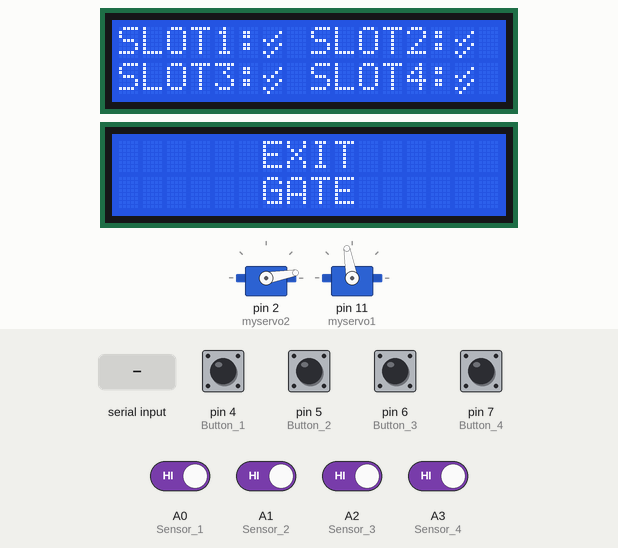
This sketch was run on a simulated Arduino Uno, built with avr-gcc and run on an emulated ATmega328P. Parts: 2 × 16×2 character LCD, 2 × servo. The inputs (shaded band) are chosen by the test bench; at power-on: A0 (Sensor_1), A1 (Sensor_2), A2 (Sensor_3), A3 (Sensor_4), pin 4 (Button_1), pin 5 (Button_2), pin 6 (Button_3), pin 7 (Button_4) HIGH.

Above: at 4.4 s.
4.5 s: "1" received over Serial
At 6.8 s:
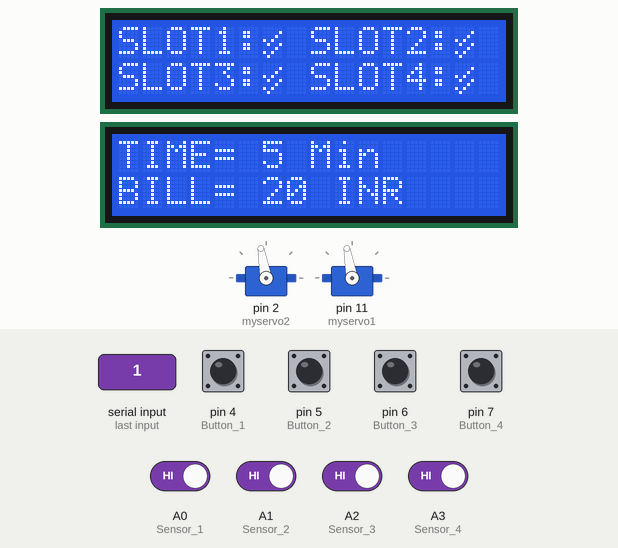
10.0 s: "1" received over the second serial link
13.0 s: "0" received over the second serial link
At 15.2 s:
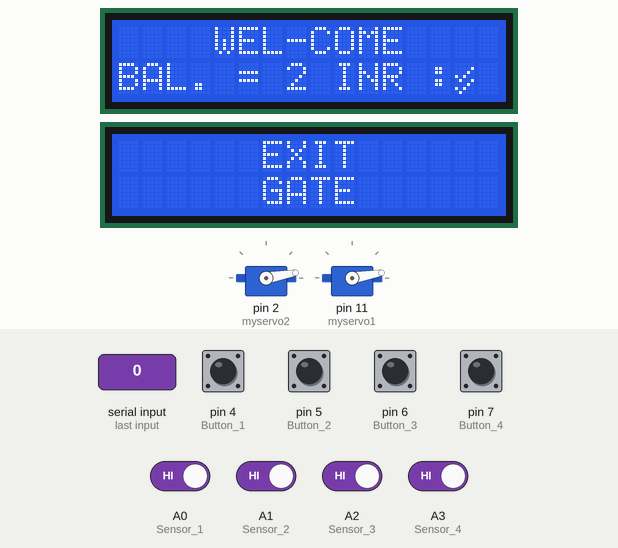
15.5 s: A0 (Sensor_1) driven LOW
At 18.4 s:
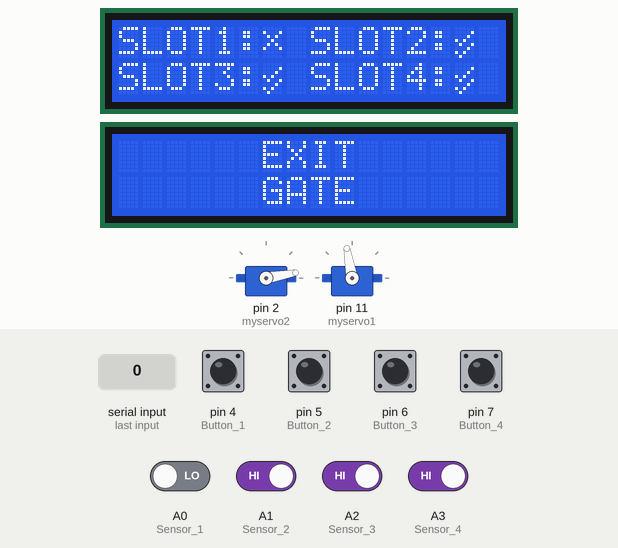
18.5 s: pin 4 (Button_1) pulled LOW for 0.15 s
At 20.7 s:
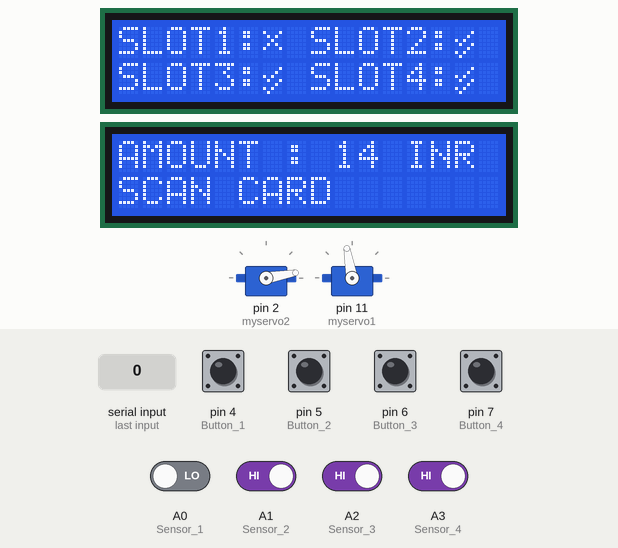
21.0 s: "0" received over Serial
At 22.4 s:
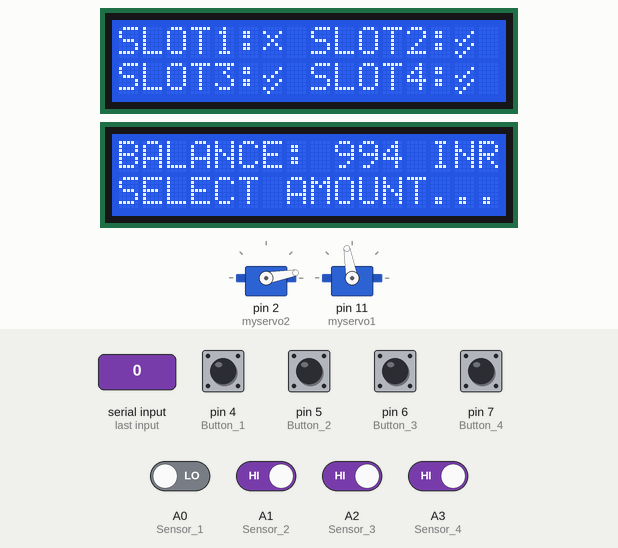
Timing chart, 0 to 24.0 s (numbered marks = the images above; inputs shaded):
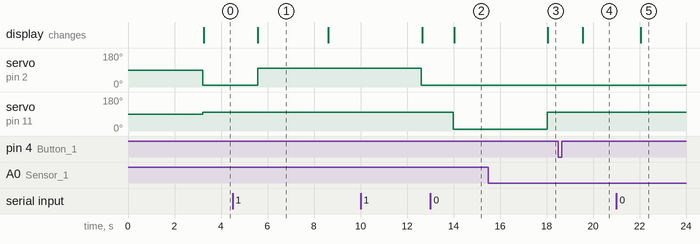

The sketch:

RFID_Circuit_1.ino
```cpp
#include <LiquidCrystal_I2C.h>
#include <SoftwareSerial.h>
#include <Servo.h>
#include <Wire.h>

SoftwareSerial mySerial(12, 13);

LiquidCrystal_I2C lcd1(0x27, 16, 2);
LiquidCrystal_I2C lcd2(0x23, 16, 2);

Servo myservo1;
Servo myservo2;

int Button_1 = 4;
int Button_2 = 5;
int Button_3 = 6;
int Button_4 = 7;

int Sensor_1 = A0;
int Sensor_2 = A1;
int Sensor_3 = A2;
int Sensor_4 = A3;

String Tag = "/3800A8C5F1A4/3800A8BB644F/39008F6BD30E/3900908B1F3D/39008F6BDE03" ;

String TagD ="AAAAAAAAAAAA";
String Tag1 ="3800A8C5F1A4";
String Tag2 ="3800A8BB644F";
String Tag3 ="39008F6BD30E";
String Tag4 ="3900908B1F3D";
String Tag5 ="39008F6BDE03";

int BAL[] = { 1000, 1000, 1000, 1000, 1000 };
int TIME[] = { 0,0,0,0,0 };

int Add_Bal;

int D_Time;
int T_Price = 2;
int B_Price = 10;

int Bill;

int Rem_Bal;
int Rec_Bal;
int Che_Bal;

int Mode;

uint8_t yes[8] = {
  0b00000,
  0b00001,
  0b00010,
  0b10100,
  0b01001,
  0b00010,
  0b10100,
  0b01000
};

uint8_t no[8] = {
  0b00000,
  0b10001,
  0b01010,
  0b00100,
  0b01010,
  0b10001,
  0b00000,
  0b00000
};

int Val;

void setup(){
  Tag = TagD+Tag1+Tag2+Tag3+Tag4+Tag5;

    Serial.begin(9600);
  mySerial.begin(9600);

  lcd1.begin();lcd1.setCursor(0,0);lcd1.print("    ENTRANCE    ");lcd1.setCursor(0,1);lcd1.print("      GATE      ");
  lcd2.begin();lcd2.setCursor(0,0);lcd2.print("      EXIT      ");lcd2.setCursor(0,1);lcd2.print("      GATE      ");

  lcd1.createChar(0, yes);
  lcd1.createChar(1, no);

  pinMode(Button_1,INPUT_PULLUP);
  pinMode(Button_2,INPUT_PULLUP);
  pinMode(Button_3,INPUT_PULLUP);
  pinMode(Button_4,INPUT_PULLUP);

  pinMode(Sensor_1,INPUT);
  pinMode(Sensor_2,INPUT);
  pinMode(Sensor_3,INPUT);
  pinMode(Sensor_4,INPUT);

  myservo2.attach(2);
  myservo1.attach(11);

  delay(3000);
}

void loop(){
  myservo1.write(100);
  myservo2.write(10);

  if ( digitalRead(Button_1) == LOW) { Mode = !Mode; delay(1000); }

  if ( Mode == 1 ) { RM(); }
  if ( Mode == 0 ) { BM(); }
}

void BM(){
  if (digitalRead(Sensor_1)==0){lcd1.setCursor(0,0);lcd1.print("SLOT1:");lcd1.write(1);lcd1.print(" ");}
  else                         {lcd1.setCursor(0,0);lcd1.print("SLOT1:");lcd1.write(0);lcd1.print(" ");}

  if (digitalRead(Sensor_2)==0){lcd1.setCursor(8,0);lcd1.print("SLOT2:");lcd1.write(1);lcd1.print(" ");}
  else                         {lcd1.setCursor(8,0);lcd1.print("SLOT2:");lcd1.write(0);lcd1.print(" ");}

  if (digitalRead(Sensor_3)==0){lcd1.setCursor(0,1);lcd1.print("SLOT3:");lcd1.write(1);lcd1.print(" ");}
  else                         {lcd1.setCursor(0,1);lcd1.print("SLOT3:");lcd1.write(0);lcd1.print(" ");}

  if (digitalRead(Sensor_4)==0){lcd1.setCursor(8,1);lcd1.print("SLOT4:");lcd1.write(1);lcd1.print(" ");}
  else                         {lcd1.setCursor(8,1);lcd1.print("SLOT4:");lcd1.write(0);lcd1.print(" ");}

  lcd2.setCursor(0,0);lcd2.print("      EXIT      ");lcd2.setCursor(0,1);lcd2.print("      GATE      ");

  ReadCard_M();
  ReadCard_S();
}

void RM(){
  if(Serial.available()){
    String R_Tag = Serial.readString();
    int ID;

    ID = Tag.indexOf(R_Tag);
    ID = ID/12 - 1;

    BAL[ID] = BAL[ID] + Add_Bal;

    Add_Bal = 0;

    lcd2.setCursor(0,0); lcd2.print("BALANCE: "); lcd2.print(BAL[ID]); lcd2.print(" INR ");

    if ( Add_Bal == 0 ) { lcd2.setCursor(0,1); lcd2.print("SELECT AMOUNT..."); }
    else                { lcd2.setCursor(0,1); lcd2.print("RECHARGE SUCESS "); }

    delay(4000);
    }

  if      ( digitalRead(Button_2) == LOW) { Add_Bal = 1000; }
  else if ( digitalRead(Button_3) == LOW) { Add_Bal = 2000; }
  else if ( digitalRead(Button_4) == LOW) { Add_Bal = 5000; }

  if ( Add_Bal == 0 ){
    lcd2.setCursor(0,0); lcd2.print("RECHARGE MODE   ");
    lcd2.setCursor(0,1); lcd2.print("SELECT AMOUNT...");
    }

  else {
    lcd2.setCursor(0,0); lcd2.print("AMOUNT : ");  lcd2.print(Add_Bal);  lcd2.print(" INR");
    lcd2.setCursor(0,1); lcd2.print("SCAN CARD       ");
    }
  }

void ReadCard_M() {
  if(mySerial.available()){
    String R_Tag = mySerial.readString();

    Val = Tag.indexOf(R_Tag);
    Val = Val/12 - 1;

    myservo1.write(10);

    lcd1.setCursor(0,0); lcd1.print("    WEL-COME    ");
    lcd1.setCursor(0,1); lcd1.print("BAL. = "); lcd1.print(BAL[Val]); lcd1.print(" INR ");

    TIME[Val] = millis()/1000 ;

    delay(4000);

    myservo1.write(100);
    }
  }

void ReadCard_S() {
  if(Serial.available()){
    String R_Tag = Serial.readString();

    int Val = Tag.indexOf(R_Tag);
    Val = Val/12 - 1;

    D_Time=millis()/1000-TIME[Val];
    Bill=D_Time*T_Price + B_Price;

    if ( BAL[Val] > Bill ){
      myservo2.write(100);

      BAL[Val]=BAL[Val]-Bill;

      lcd2.setCursor(0,0); lcd2.print("TIME= ");  lcd2.print(D_Time);  lcd2.print(" Min ");
      lcd2.setCursor(0,1); lcd2.print("BILL= ");  lcd2.print(Bill);    lcd2.print(" INR ");   delay(3000);

      lcd2.setCursor(0,0); lcd2.print("REM BAL= "); lcd2.print(BAL[Val]); lcd2.print(" INR ");
      lcd2.setCursor(0,1); lcd2.print("   THANK YOU    ");

      delay(4000);

      myservo2.write(10);
    }

    else {
      lcd2.setCursor(0,0); lcd2.print("LOW BALANCE     ");
      lcd2.setCursor(0,1); lcd2.print("BAL. = "); lcd2.print(BAL[Val]); lcd2.print(" INR ");
      delay(4000);
      }
    }
  }
```

Measured:
- after the input at 4.5 s, servo on pin 2 (myservo2): 10° → 100° after 1.1 s; the display: changes after 1.1 s (image 1)
- after the input at 13.0 s, servo on pin 11 (myservo1): 100° → 10° after 1.0 s instead of 0.70 s; the display: changes after 1.0 s (image 2)
- after the input at 15.5 s, the display: changes after 2.6 s (image 3)
- after the input at 18.5 s, the display: changes after 1.1 s (image 4)
- after the input at 21.0 s, the display: changes after 1.1 s (image 5)
- what the display in image 1 shows lasts 3.0 s, from 5.6 s to 8.6 s
